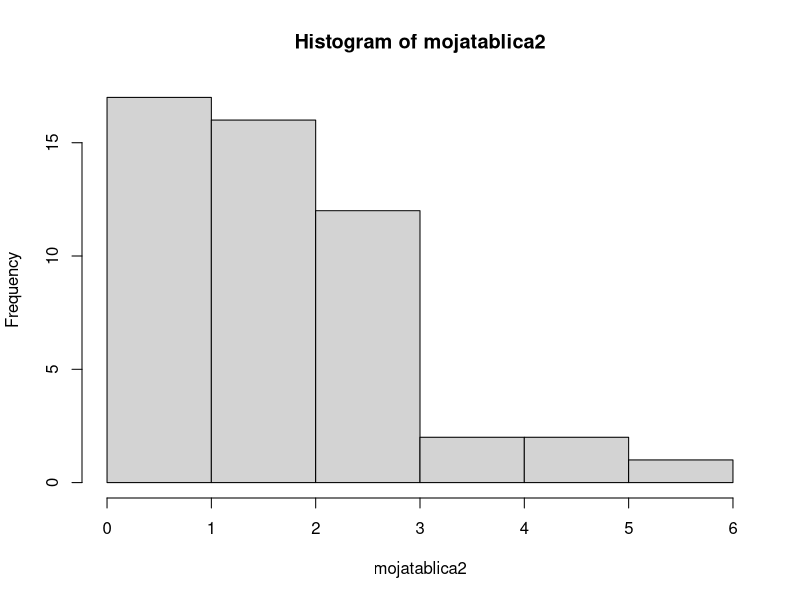
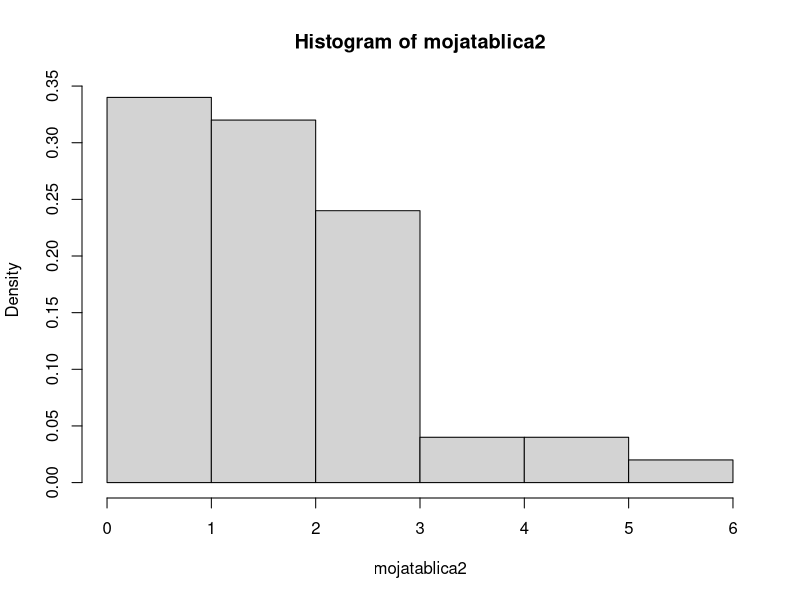
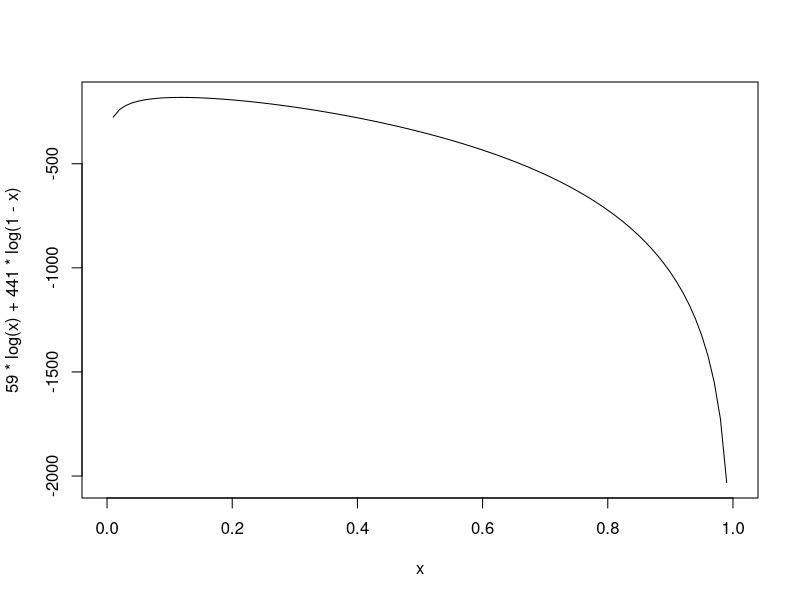
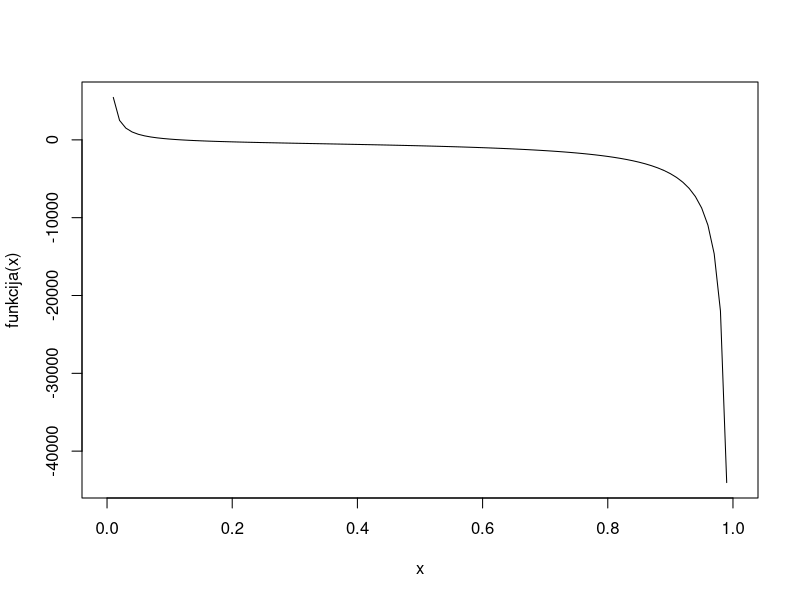
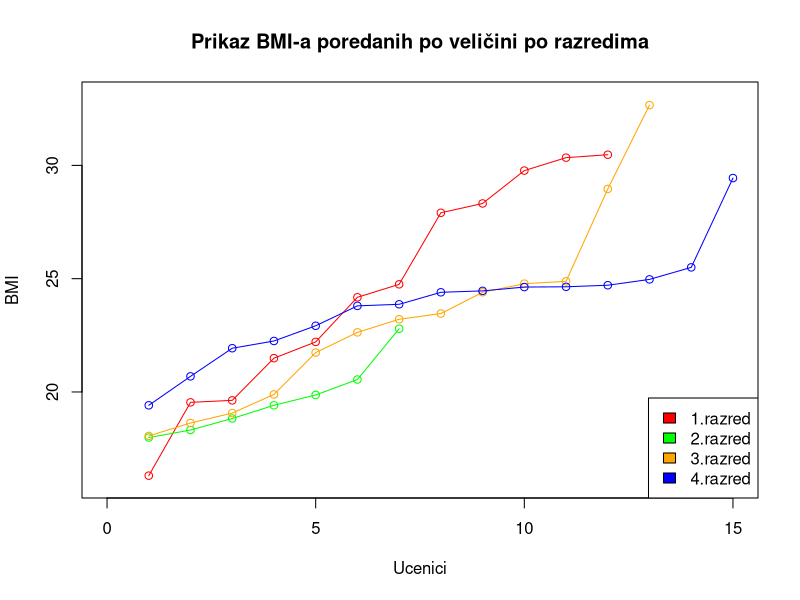
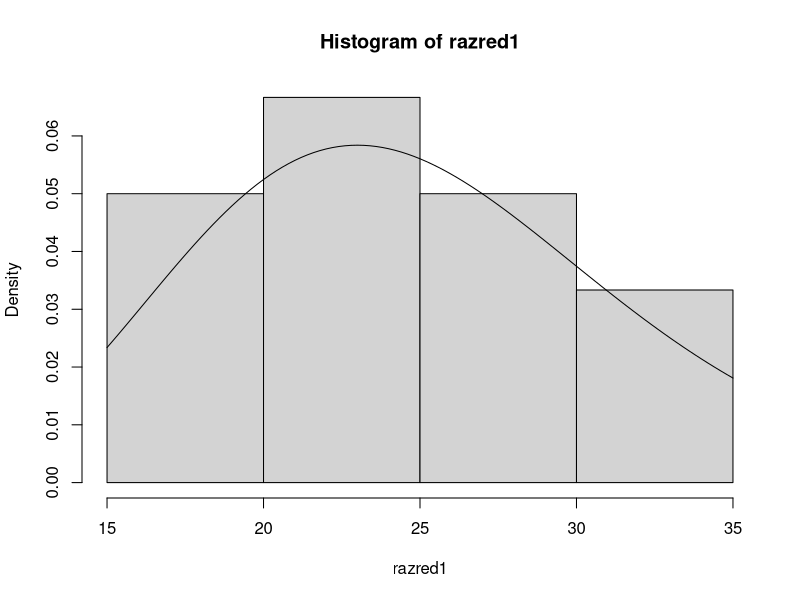
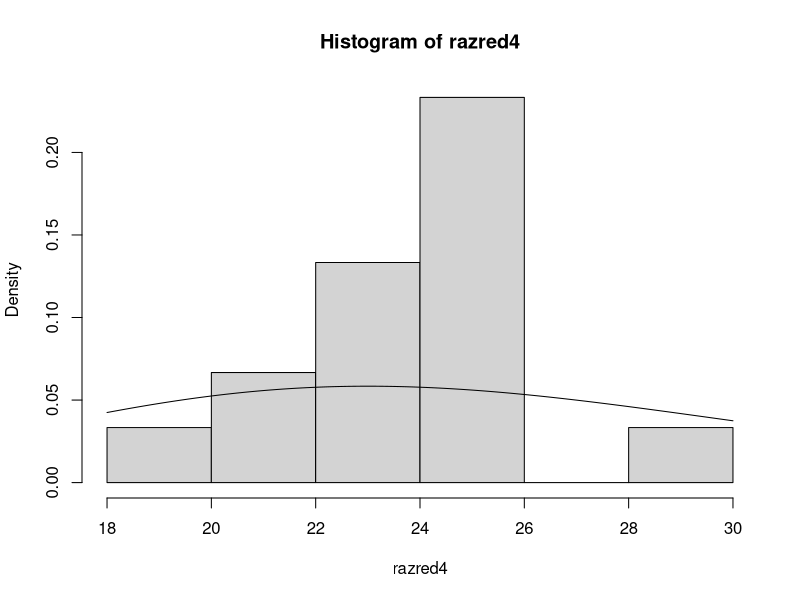
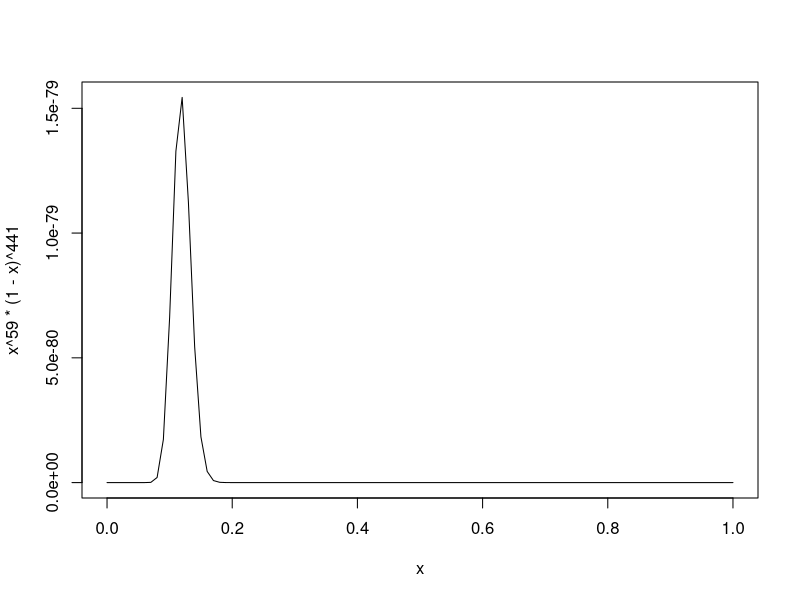

R code for these plots, in order:
#Ako primjetite grešku ili ako mislite da bi se neki zadatak trebao
#drukcije rjesiti, molim Vas javite
#Tin Sertić
#Prvi zadatak
getwd()
setwd("C:/Users/Tin/Desktop/StatPrakt1-Kol1")
getwd()
mojatablica <- read.table(file = "statpr-1920-kol1-zad1.dat", header = TRUE)
mojatablica
mojatablica$bmi = mojatablica$tezina / ((mojatablica$visina)^2)
mojatablica
mojatablica[which(mojatablica$bmi>25),]
mojatablica$ime[which(mojatablica$bmi>25)]
razred1 <- mojatablica$bmi[which(mojatablica$razred == 1)]
razred2 <- mojatablica$bmi[which(mojatablica$razred == 2)]
razred3 <- mojatablica$bmi[which(mojatablica$razred == 3)]
razred4 <- mojatablica$bmi[which(mojatablica$razred == 4)]
min1 <- min(razred1)
min2 <- min(razred2)
min3 <- min(razred3)
min4 <- min(razred4)
max1 <- max(razred1)
max2 <- max(razred2)
max3 <- max(razred3)
max4 <- max(razred4)
u1 <- mean(razred1)
u2 <- mean(razred2)
u3 <- mean(razred3)
u4 <- mean(razred4)
var1 <- var(razred1)
var2 <- var(razred2)
var3 <- var(razred3)
var4 <- var(razred4)
#Promatrajući podatke, primijećujemo da aritmetička sredina drugog
#razreda znatno odstupa od aritmetičkih sredina ostalih razreda,
#kao što i maximum drugog razreda znatno odstupa od ostalih razreda
razred1 <- sort(razred1)
razred2 <- sort(razred2)
razred3 <- sort(razred3)
razred4 <- sort(razred4)
pdf(file = "usporedba1d.pdf")
plot(razred1, type = "o", col="red", xlim = c(0,15), ylim = c(16,33), xlab = "Ucenici", ylab = "BMI", main = "Prikaz BMI-a poredanih po veličini po razredima")
lines(razred2, type = "o", col="green")
lines(razred3, type = "o", col = "orange")
lines(razred4, type = "o", col = "blue")
legend(x="bottomright", y="bottom", legend = c("1.razred", "2.razred", "3.razred", "4.razred"), fill = c("red", "green", "orange", "blue"))
dev.off()
pdf(file = "usporedba1e-prvi.pdf")
hist(razred1, probability = TRUE)
curve(dchisq(x, df=25), add = TRUE)
dev.off()
pdf(file = "usporedba1e-cetvrti.pdf")
hist(razred4, probability = TRUE)
curve(dchisq(x, df=25), add = TRUE)
dev.off()
#Razdioba prvog razreda je jako slična hi^2(25) razdiobi, dok
#se razdioba četvrtog razreda znatno razlikuje od hi^2(25) razdiobe.
#Drugi zadatak
mojatablica2 <- read.table(file = "statpr-1920-kol1-zad2.txt", header = FALSE, sep = ",")
mojatablica2 <- as.numeric(mojatablica2)
n <- length(mojatablica2)
moja_funkcija <- function(){
  return(c(hist(mojatablica2)$counts,replicate(5,0)))
}
moje_frekvencije <- moja_funkcija()
sum(moje_frekvencije) == n
#Ovo obiljezje bi moglo pripadati geometrijskoj distribuciji
#Probavao sam ovo, i razmišljao, no to nema previše smisla niti interpretacije
#Bolje se odlučiti za binomnu distribuciju, ima puno više smisla
#Geometrijska (neuspjesi do prvog uspjeha - nema smisla??)
#Bolje je odabrati binomnu (slucajno biram koji ljudi i koliko njih ce imati koju boju ociju)
suma_xeva = sum(moje_frekvencije*(0:10))
suma_xeva
hist(mojatablica2, probability = TRUE)
pdf(file = "graf2c.pdf")
curve(x^59*(1-x)^441)
dev.off()
curve(59*log(x) + 441*log(1-x))
funkcija <- function(x){
  return(59/x + (-441)/(1-x))
}
curve(funkcija)
uniroot(f = funkcija, interval = c(0.0001,0.9999))
probi <- uniroot(f = funkcija, interval = c(0.0001,0.9999))$root
teoretske_frekvencije <- 50*dbinom(0:10, size=10, prob = probi)
pdf(file = "usporedba2d.pdf")
barplot(matrix(c(teoretske_frekvencije, moje_frekvencije), nrow = 2, byrow = TRUE), names = 0:10, beside = TRUE, legend = c("Teoretske apsolutne frekvencije","Moje apsolutne frekvencije"))
dev.off()
#Dolazi li uzorak iz binomne distribucije?
#Složena hipoteza
#HO: X dolazi iz binomne distribucije
#H1: X ne dolazi iz binomne distribucije
#Prezentacija 4, slajd 9
birkokororom <- function(x){
  return(50*dbinom((0:10), size = 10, prob = x))
}
optiko <- function(x){
  return(sum(((moje_frekvencije-birkokororom(x))^2)/birkokororom(x)))
}
optimise(f=optiko, lower = 0.001, upper = 0.999)
H <- optimise(f=optiko, lower = 0.001, upper = 0.999)$objective
H
#Testna statistika ima chisq(11-1-1) = chisq(9)
p_vrijednost <- pchisq(q = H, df = 9, lower.tail = FALSE)
p_vrijednost
#Vidimo da je p_vrijednost velika, pa ne odbacujemo nultu hipotezu
#ni za jednu razinu znacajnosti (0.01,0.05,0.10)
#Tj. ne mozemo odbaciti da dolazi iz binomne distribucije
pdf(file = "usporedba2f.pdf")
#Relativne znaci na skali od 0 do 1
drzava_opcenito <- dbinom(0:10, size=10, prob = 0.2)
barplot(matrix(c(drzava_opcenito, moje_frekvencije/n), nrow = 2, byrow = TRUE), names = 0:10, beside = TRUE, legend = c("Drzava opcenito","Moj uzorak"))
dev.off()
